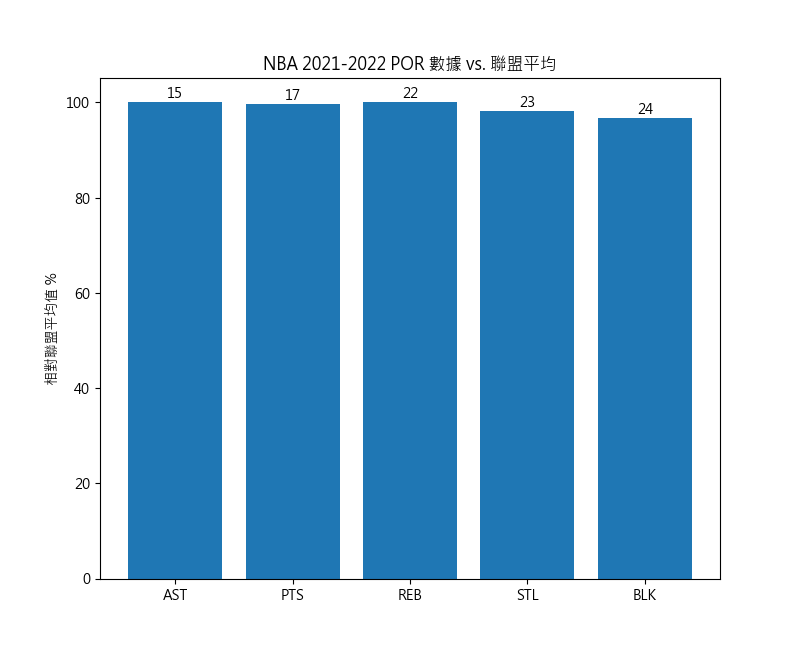

Write the Python code that produced this figure.
import pandas as pd
import matplotlib.pyplot as plt

df1 = pd.read_excel('NBA Boxscores 2019-22.xlsx', sheet_name='2021-2022例行賽')

team_list = []
for team in df1['TEAM'].unique():
    team_list.append(team)

#-------------------------------------好像應該用 fuction QAQ

count = 0
total = 0
temp_list = []
for i in team_list:
    avg_pts = []
    for j in range(len(df1)):
        if df1.iloc[j, 1] == i:
            total += df1.iloc[j, 6]
            count += 1
    avg_pts.append(i)
    avg_pts.append(total/count)
    temp_list.append(avg_pts)
df_pts = pd.DataFrame(temp_list, columns=['TEAM', 'PTS'])
df_pts['PTS'] = df_pts['PTS'].astype(float)
df_pts = df_pts.sort_values(by='PTS', ascending=False, ignore_index=True)
rank = [1]
for i in range(1, len(df_pts)):
    if df_pts.iloc[i, 1] < df_pts.iloc[i-1, 1]:
        rank.append(i+1)
    else:
        rank.append(rank[i-1])

df_pts['排名'] = rank

#-------------------------------------

count = 0
total = 0
temp_list = []
for i in team_list:
    avg_reb = []
    for j in range(len(df1)):
        if df1.iloc[j, 1] == i:
            total += df1.loc[j, 'REB']
            count += 1
    avg_reb.append(i)
    avg_reb.append(total/count)
    temp_list.append(avg_reb)
df_reb = pd.DataFrame(temp_list, columns=['TEAM', 'reb'])
df_reb['reb'] = df_reb['reb'].astype(float)
df_reb = df_reb.sort_values(by='reb', ascending=False, ignore_index=True)
rank = [1]
for i in range(1, len(df_reb)):
    if df_reb.iloc[i, 1] < df_reb.iloc[i-1, 1]:
        rank.append(i+1)
    else:
        rank.append(rank[i-1])

df_reb['排名'] = rank

#-------------------------------------

count = 0
total = 0
temp_list = []
for i in team_list:
    avg_ast = []
    for j in range(len(df1)):
        if df1.iloc[j, 1] == i:
            total += df1.loc[j, 'AST']
            count += 1
    avg_ast.append(i)
    avg_ast.append(total/count)
    temp_list.append(avg_ast)
df_ast = pd.DataFrame(temp_list, columns=['TEAM', 'ast'])
df_ast['ast'] = df_ast['ast'].astype(float)
df_ast = df_ast.sort_values(by='ast', ascending=False, ignore_index=True)
rank = [1]
for i in range(1, len(df_ast)):
    if df_ast.iloc[i, 1] < df_ast.iloc[i-1, 1]:
        rank.append(i+1)
    else:
        rank.append(rank[i-1])

df_ast['排名'] = rank

#-------------------------------------

count = 0
total = 0
temp_list = []
for i in team_list:
    avg_blk = []
    for j in range(len(df1)):
        if df1.iloc[j, 1] == i:
            total += df1.loc[j, 'BLK']
            count += 1
    avg_blk.append(i)
    avg_blk.append(total/count)
    temp_list.append(avg_blk)
df_blk = pd.DataFrame(temp_list, columns=['TEAM', 'blk'])
df_blk['blk'] = df_blk['blk'].astype(float)
df_blk = df_blk.sort_values(by='blk', ascending=False, ignore_index=True)
rank = [1]
for i in range(1, len(df_blk)):
    if df_blk.iloc[i, 1] < df_blk.iloc[i-1, 1]:
        rank.append(i+1)
    else:
        rank.append(rank[i-1])

df_blk['排名'] = rank

#-------------------------------------

count = 0
total = 0
temp_list = []
for i in team_list:
    avg_stl = []
    for j in range(len(df1)):
        if df1.iloc[j, 1] == i:
            total += df1.loc[j, 'STL']
            count += 1
    avg_stl.append(i)
    avg_stl.append(total/count)
    temp_list.append(avg_stl)
df_stl = pd.DataFrame(temp_list, columns=['TEAM', 'stl'])
df_stl['stl'] = df_stl['stl'].astype(float)
df_stl = df_stl.sort_values(by='stl', ascending=False, ignore_index=True)
rank = [1]
for i in range(1, len(df_stl)):
    if df_stl.iloc[i, 1] < df_stl.iloc[i-1, 1]:
        rank.append(i+1)
    else:
        rank.append(rank[i-1])

df_stl['排名'] = rank

#-------------------------------------


rank_list = []
datatype = []
data = []

for i in range(len(df_pts)):
    if df_pts.loc[i, 'TEAM'] == 'POR':
        rank_list.append(df_pts.loc[i, '排名'])
        datatype.append('PTS')
        data.append(df_pts.loc[i, 'PTS']/df_pts['PTS'].mean()*100)
    elif df_reb.loc[i, 'TEAM'] == 'POR':
        rank_list.append(df_reb.loc[i, '排名'])
        datatype.append('REB')
        data.append(df_reb.loc[i, 'reb']/df_reb['reb'].mean()*100)
    elif df_ast.loc[i, 'TEAM'] == 'POR':
        rank_list.append(df_ast.loc[i, '排名'])
        datatype.append('AST')
        data.append(df_ast.loc[i, 'ast']/df_ast['ast'].mean()*100)
    elif df_blk.loc[i, 'TEAM'] == 'POR':
        rank_list.append(df_blk.loc[i, '排名'])
        datatype.append('BLK')
        data.append(df_blk.loc[i, 'blk']/df_blk['blk'].mean()*100)
    elif df_stl.loc[i, 'TEAM'] == 'POR':
        rank_list.append(df_stl.loc[i, '排名'])
        datatype.append('STL')
        data.append(df_stl.loc[i, 'stl']/df_stl['stl'].mean()*100)

#-------------------------------------

plt.rc('font', family='Microsoft JhengHei')
fig, ax = plt.subplots(figsize=(8, 6.5))

ax.bar(datatype, data)
ax.set_ylabel('相對聯盟平均值 %')
ax.set_title('NBA 2021-2022 POR 數據 vs. 聯盟平均')
for i, (value, r) in enumerate(zip(data, rank_list)):
    ax.text(i, value + -0.1, str(r), ha='center', va='bottom')
plt.show()
